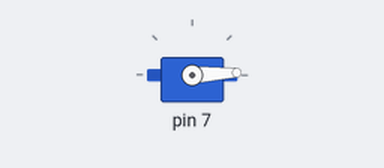
Bench run of a sketch on a simulated Arduino Uno, built for the host (arithmetic inside an expression is 32-bit, double 64-bit). Shown: servo.

Above: at 0.05 s.
At 1.3 s:
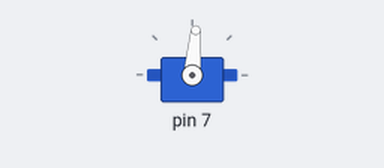
At 2.6 s:
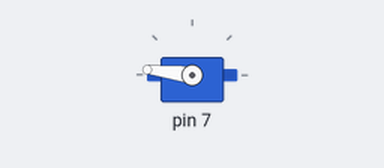
At 5.2 s:
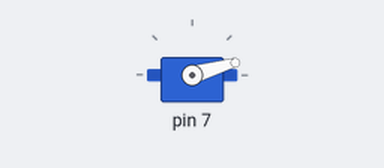
Timing chart, 0 to 7.1 s (numbered marks = the images above):
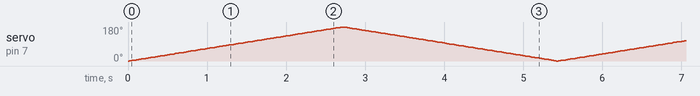

The sketch:

01rotate.ino
```cpp
#include <Servo.h>

Servo myservo; // create servo object to control a servo
// twelve servo objects can be created on most boards

int pos = 0; // variable to store the servo position

void setup(){
    myservo.attach(PA7); // attaches the servo on pin 9 to the servo object
}

void loop(){
    for(pos = 0; pos <= 180; pos ++) // goes from 0 degrees to 180 degrees
    { // in steps of 1 degree
        myservo.write(pos); // tell servo to go to position in variable 'pos'
        delay(15); // waits 15ms for the servo to reach the position
    }
    for(pos = 180; pos>=0; pos-=1) // goes from 180 degrees to 0 degrees
    {
        myservo.write(pos); // tell servo to go to position in variable 'pos'
        delay(15); // waits 15ms for the servo to reach the position
    }
}
```
